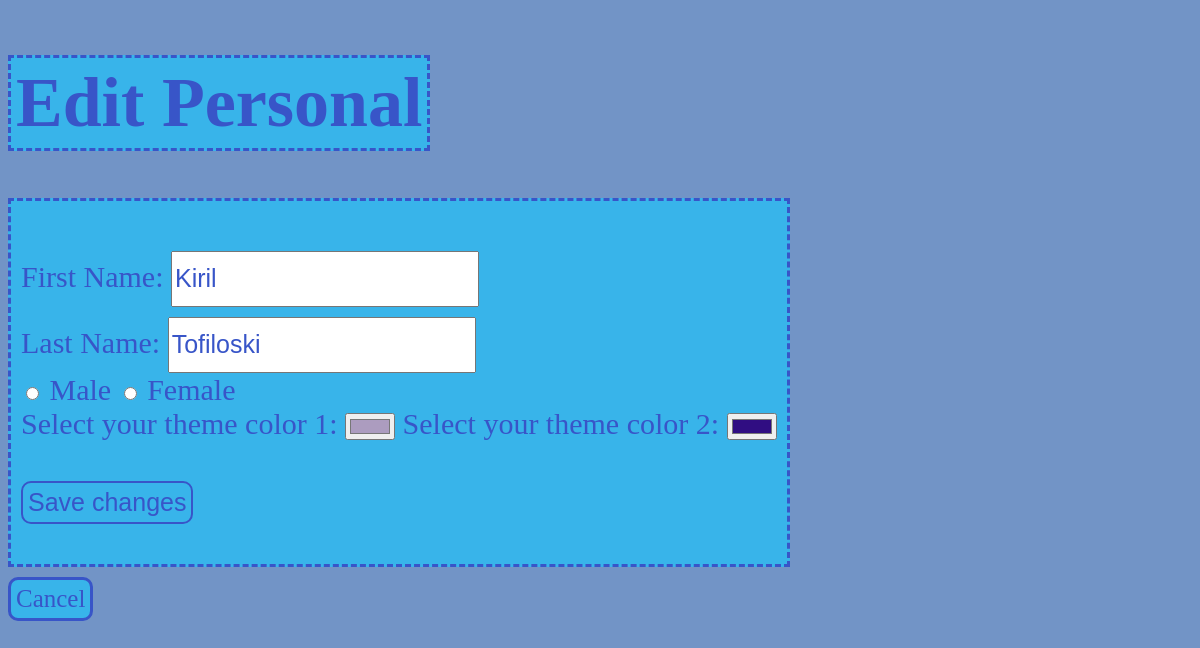
The app's page /index.php/personal/edit (signed in) with its own data.
### tables this page shows
CREATE TABLE `userinfo` (
  `userID` int(11) NOT NULL,
  `username` varchar(255) NOT NULL,
  `firstName` varchar(255) NOT NULL,
  `lastName` varchar(255) NOT NULL,
  `gender` varchar(1) NOT NULL,
  `theme` varchar(255) NOT NULL,
  `friends` text NOT NULL
);

### controller/UserController.php (called while the page is built, shortened)
<?php
require_once("model/UserDB.php");
class UserController {
    public static function editPersonalPage() {
        $userInfo = UserDB::getUserInfo($_SESSION["user"]);
        ViewHelper::render("view/editPersonal.php", [
            "user" => $userInfo,
            "formAction" => "confirmEdit"
        ]);
    }
}

### model/UserDB.php (called while the page is built, shortened)
<?php
class UserDB {
    public static function getUserInfo($id) {
        $db = DBInit::getInstance();
        $statement = $db->prepare("SELECT userID, username, firstName, lastName, gender, theme FROM userinfo
            WHERE userID = :id");
        $statement->bindParam(":id", $id, PDO::PARAM_INT);
        $statement->execute();
        $userInfo = $statement->fetch();
        if ($userInfo != null) {
            return $userInfo;
        } else {
            throw new InvalidArgumentException("No record with id $id");
        }
    }
}

### view/editPersonal.php (the view, shortened to what this page needs)
<!DOCTYPE html>
<link rel="stylesheet" type="text/css" href=<?= ASSETS_URL . "style.css"?> />
<h1>Edit Personal</h1>
<div class="box">
<?php
    $themes = explode(",", $user["theme"]);
?>
<form action="<?= BASE_URL . $formAction ?>" method="post">
    <p>
        <label>First Name: <input type="text" name="fName" value="<?= $user["firstName"] ?>" autocomplete="off" placeholder="John"
            required autofocus /></label><br/>
        <label>Last Name: <input type="text" name="lName" value="<?= $user["lastName"] ?>" autocomplete="off" placeholder="Doe"
            required autofocus /></label><br/>
        <input type="radio" id="male" name="gender" value="M" required>
        <label for="male">Male</label>
        <input type="radio" id="female" name="gender" value="F" required>
        <label for="female">Female</label><br>
        <label for="color1">Select your theme color 1:</label>
        <input type="color" id="color1" name="color1" value="<?=$themes[0]?>">
        <label for="color2">Select your theme color 2:</label>
        <input type="color" id="color2" name="color2" value="<?=$themes[1]?>">
    </p>
    <p><button>Save changes</button></p>
</form>
</div>
<a href="<?= BASE_URL . "personal?id=" . $_SESSION["user"] ?>">Cancel</a>

### assets/style.css (style rules this page uses)
h1 { display: inline-block; align-self: center; background-color: var(--lightBlue); border-color: var(--darkBlue); border-style: dashed; font-size: 70px; padding: 5px; }
.box { display: inline-block; background-color: var(--lightBlue); border-color: var(--darkBlue); border-style: dashed; font-size: 30px; padding: 10px; }
a, button, input[type=file] { display: inline-block; text-decoration: none; font-size: 25px; margin-top: 10px; border-style: solid; border-radius: 10px; background-color: var(--lightBlue); border-color: var(--darkBlue); color: var(--darkBlue); padding: 5px; text-align: center; }
input[type=text],input[type=password], textarea, input[type=file] { display: inline-block; width: 300px; height: 50px; margin-top: 10px; color: var(--darkBlue); font-size: 25px; }
*::placeholder { font-size: 15px; }

### records on screen
userinfo: fName "Kiril", lName "Tofiloski", color1 "#ac9cbf", color2 "#300d82"
